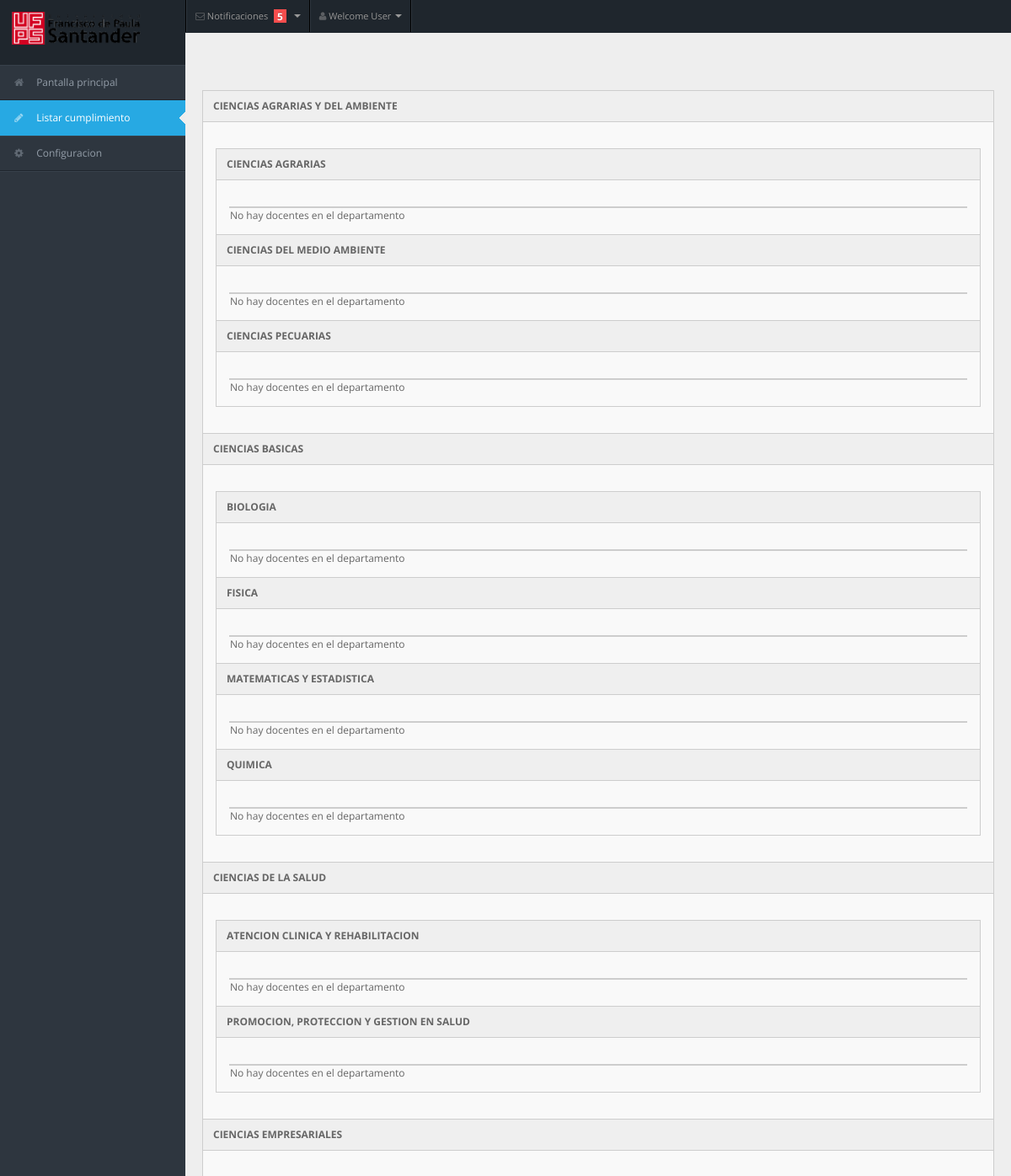
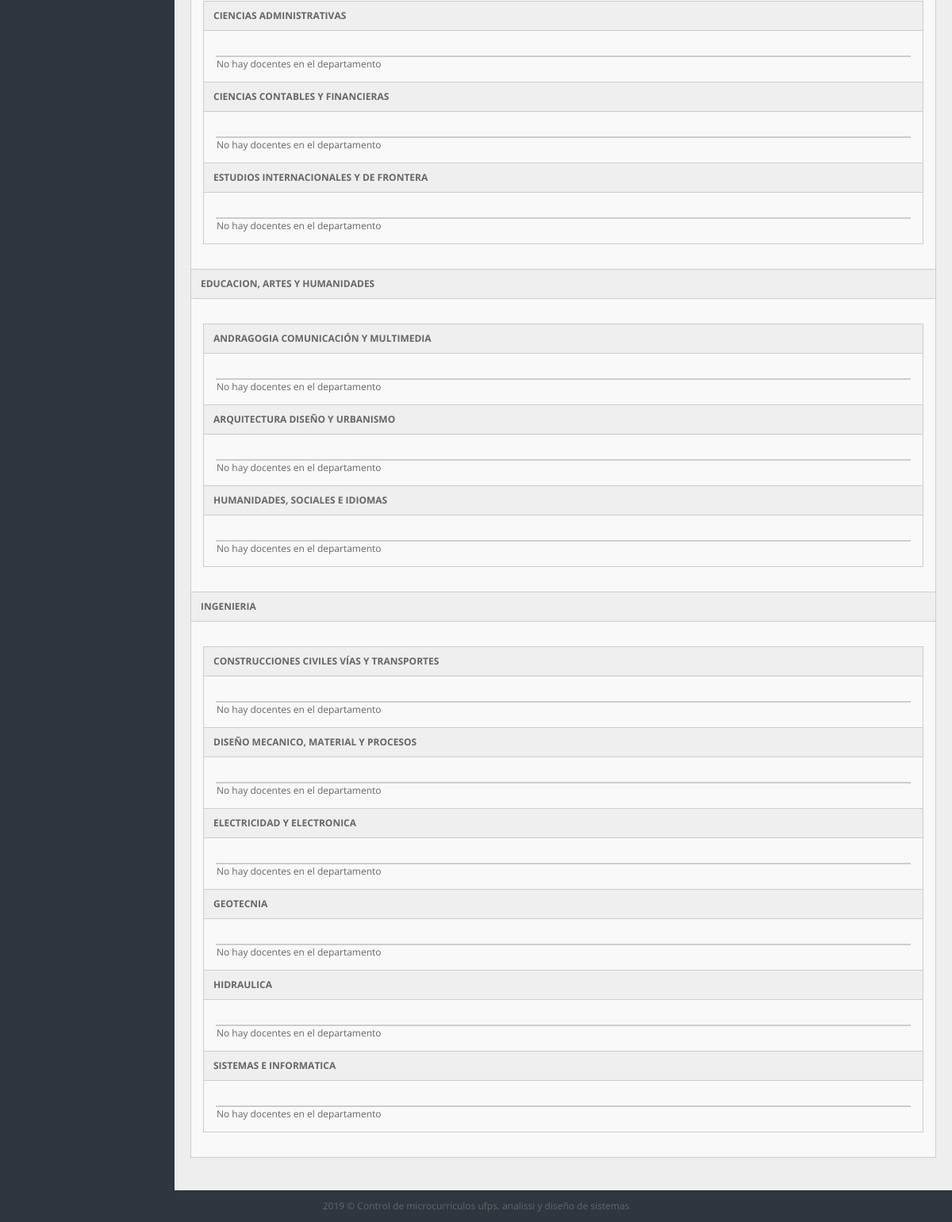
Before: /views/admin/seguimientodocente.php with the older database file (2 pictures, top to bottom).
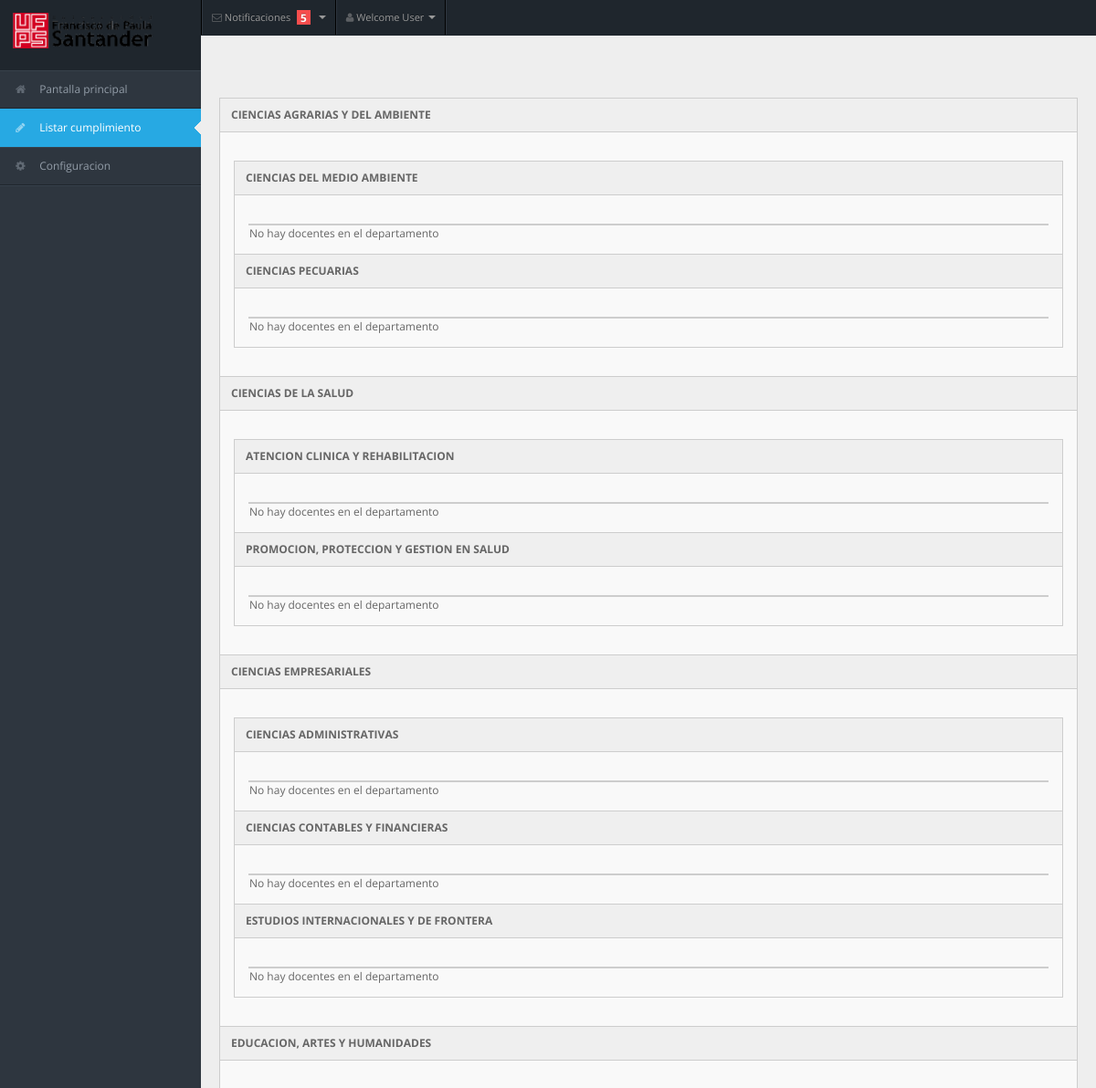
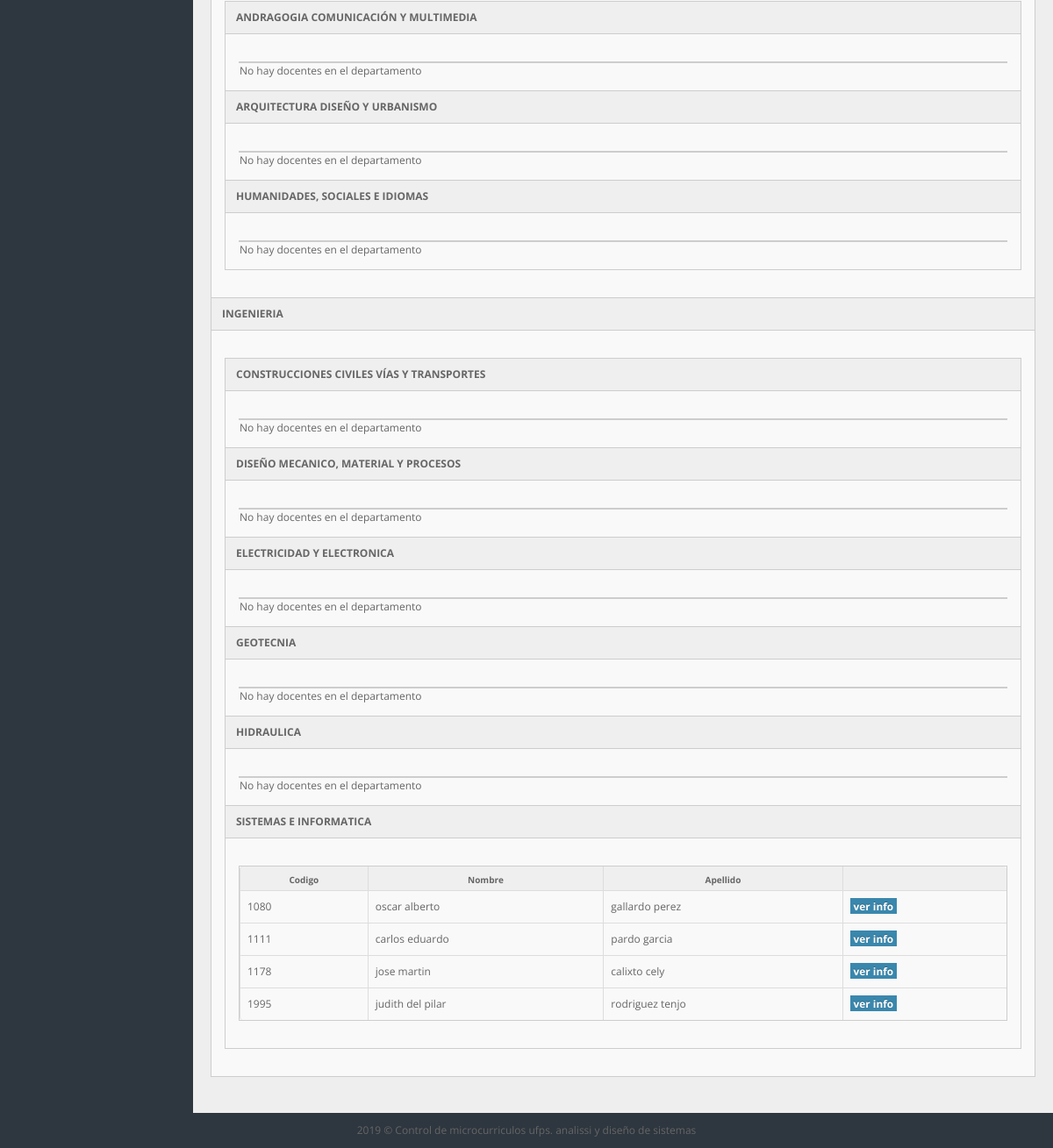
After: the same page with the newer database file (2 pictures, top to bottom).
### tables this page shows
CREATE TABLE `departamento` (
  `nombre` varchar(50) NOT NULL,
  `nombre_facultad` varchar(50) NOT NULL
);

CREATE TABLE `persona` (
  `codigo` int(11) NOT NULL,
  `nombre` varchar(50) NOT NULL,
  `apellidos` varchar(50) NOT NULL,
  `correo` varchar(50) NOT NULL,
  `contrasena` varchar(255) NOT NULL,
  `tipo` int(11) NOT NULL
);

### model/DAO/facultadDAO.php (called while the page is built, shortened)
<?php
class facultadDAO {
    public function listar() {
        $conexion = new Conexion();
        $consulta = $conexion->prepare('SELECT * FROM facultad');
        $consulta->execute();
        $tabla_datos = $consulta->fetchAll(PDO::FETCH_ASSOC);
        $astraba = array();
        foreach ($tabla_datos as $con => $valor) {
            $ces = $tabla_datos[$con]["nombre"];
            array_push($astraba, $ces);
        }
        return $astraba;
    }
}

### controllers/consultaseguimientocontroller.php (called while the page is built, shortened)
<?php
require_once '../../model/DAO/facultadDAO.php';
require_once '../../model/DAO/departamentoDAO.php';
require_once '../../model/DTO/departamentoDTO.php';
require_once '../../model/DAO/docenteDAO.php';
require_once '../../model/DAO/personaDAO.php';
require_once '../../model/DTO/personaDTO.php';
class consultaController {
    public function listaDocente() {
        $facdao = new facultadDAO();
        $depdao = new departamentoDAO();
        $docdao = new docenteDAO();
        $perdao = new personaDAO();
        $facultades = $facdao->listar();
        $consulta = array();
        foreach ($facultades as $facultad) {
            $departamentos = $depdao->consultarporFacultad($facultad);
            $combo = array();
            foreach ($departamentos as $departamento) {
                $docentes = $docdao->consultarDepartamento($departamento->getNombre());
                $personas = array();
                foreach ($docentes as $docente) {
                    $persona = $perdao->consultar($docente->getCodigo_persona());
                    array_push($personas, $persona);
                }
                array_push($combo, array("dep" => $departamento, "pers" => $personas));
            }
            array_push($consulta, array("fac" => $facultad, "dep" => $combo));
        }
        return $consulta;
    }
}
?>

### model/DAO/departamentoDAO.php (called while the page is built, shortened)
<?php
class departamentoDAO {
    public function consultarporFacultad($id) {
        $conexion = new Conexion();
        $consulta = $conexion->prepare('SELECT * FROM departamento WHERE nombre_facultad =:idc');
        $consulta->bindParam(':idc', $id);
        $consulta->execute();
        $tabla_datos = $consulta->fetchAll(PDO::FETCH_ASSOC);
        $astraba = array();
        foreach ($tabla_datos as $con => $valor) {
            $ces = new departamentoDTO();
            $ces->setNombre($tabla_datos[$con]["nombre"]);
            $ces->setNombre_facultad($tabla_datos[$con]["nombre_facultad"]);
            array_push($astraba, $ces);
        }
        return $astraba;
    }
}

### model/DAO/docenteDAO.php (called while the page is built, shortened)
<?php
class docenteDAO {
    public function consultarDepartamento($id) {
        $conexion = new Conexion();
        $consulta = $conexion->prepare('SELECT * FROM docente WHERE nombre_departamento= :idc');
        $consulta->bindParam(':idc', $id);
        $consulta->execute();
        $tabla_datos = $consulta->fetchAll(PDO::FETCH_ASSOC);
        $asct = array();
        foreach ($tabla_datos as $con => $valor) {
            $ces = new docenteDTO();
            $ces->setId($tabla_datos[$con]["id"]);
            $ces->setCodigo_persona($tabla_datos[$con]["codigo_persona"]);
            $ces->setNombre_departamento($tabla_datos[$con]["nombre_departamento"]);
            array_push($asct, $ces);
        }
        return $asct;
    }
}

### model/DTO/departamentoDTO.php (called while the page is built, shortened)
<?php
class departamentoDTO {
    private $nombre;
    function getNombre() {
        return $this->nombre;
    }
    function setNombre($nombre) {
        $this->nombre = $nombre;
    }
}

### model/DAO/personaDAO.php (called while the page is built, shortened)
<?php
require_once '../../model/DTO/personaDTO.php';
class personaDAO {
    public function consultar($id) {
        $conexion = new Conexion();
        $consulta = $conexion->prepare('SELECT * FROM persona WHERE codigo= :idc');
        $consulta->bindParam(':idc', $id);
        $consulta->execute();
        $tabla_datos = $consulta->fetchAll(PDO::FETCH_ASSOC);
        $ces = null;
        if (count($tabla_datos) == 1) {
            foreach ($tabla_datos as $con => $valor) {
                $ces = new personaDTO();
                $ces->setCodigo($tabla_datos[$con]["codigo"]);
                $ces->setNombre($tabla_datos[$con]["nombre"]);
                $ces->setApellido($tabla_datos[$con]["apellidos"]);
                $ces->setCorreo($tabla_datos[$con]["correo"]);
                $ces->setContrasena($tabla_datos[$con]["contrasena"]);
                $ces->setTipo($tabla_datos[$con]["tipo"]);
            }
            return $ces;
        } else {
            return null;
        }
    }
}

### model/DTO/personaDTO.php (called while the page is built, shortened)
<?php
class personaDTO {
    private $codigo;
    private $nombre;
    private $apellido;
    function getCodigo() {
        return $this->codigo;
    }
    function getNombre() {
        return $this->nombre;
    }
    function getApellido() {
        return $this->apellido;
    }
    function setCodigo($codigo) {
        $this->codigo = $codigo;
    }
    function setNombre($nombre) {
        $this->nombre = $nombre;
    }
    function setApellido($apellido) {
        $this->apellido = $apellido;
    }
}

### views/admin/seguimientodocente.php (the view, shortened to what the changed rows need)
<!DOCTYPE html>
<html lang="en">
    <?php
    require_once '../../controllers/consultaseguimientocontroller.php';
    $algo = new consultaController();
    $list = $algo->listaDocente();
    ?>
    <head>
        <link rel="stylesheet" href="../css/bootstrap.min.css" />
        <link rel="stylesheet" href="../css/bootstrap-responsive.min.css" />
        <link rel="stylesheet" href="../css/fullcalendar.css" />
        <link rel="stylesheet" href="../css/matrix-style.css" />
        <link rel="stylesheet" href="../css/matrix-media.css" />
        <link href="../font-awesome/css/font-awesome.css" rel="stylesheet" />
        <link rel="stylesheet" href="../css/jquery.gritter.css" />
    </head>
    <body>
        <?php
        include("../includes/navadmin.php");
        ?>
        <div id="content">
            <div class="container-fluid">
                <div class="row-fluid">
                    <div class="widget-box collapsible">
                        <?php
                        $cont = 1;
                        $flag = "fac";
                        foreach ($list as $facultad) {
                          $show = $flag . $cont;
                          ?>
                          <div class="widget-title">
                              <a data-toggle="collapse" href="#collapse<?php echo $show; ?>">
                                  <h5><?php echo $facultad['fac']; ?></h5>
                              </a>
                          </div>
                          <div id="collapse<?php echo $show; ?>" class="collapse in">
                              <div class="widget-content">
                                  <div class="widget-box collapsible">
                                      <?php
                                      $flad = 'dep';
                                      $cond = 1;
                                      foreach ($facultad['dep'] as $departamento) {
                                        $colld = $flad . $cond;
                                        ?>
                                        <div class="widget-title">
                                            <a data-toggle="collapse" href="#collapse<?php echo $colld; ?>">
                                                <h5> <?php echo $departamento['dep']->getNombre(); ?> </h5>
                                            </a>
                                        </div>
                                        <div id="collapse<?php echo $colld; ?>" class="collapse in">
                                            <div class="widget-content">
                                                <div class="widget-box">
                                                    <div class="widget-content nopadding">
                                                        <?php
                                                        if (!count($departamento['pers']) == 0) {
                                                          ?>
                                                          <table class="table table-bordered table-striped">
                                                              <thead>
                                                                  <tr>
                                                                      <th>Codigo</th>
                                                                      <th>Nombre</th>
                                                                      <th>Apellido</th>
                                                                      <th></th>
                                                                  </tr>
                                                              </thead>
                                                              <tbody>
                                                                  <?php foreach ($departamento['pers'] as $persona) {
                                                                    ?>
                                                                    <tr class="odd gradeA">
                                                                        <td><?php echo $persona->getCodigo(); ?> </td>
                                                                        <td><?php echo $persona->getNombre(); ?> </td>
                                                                        <td><?php echo $persona->getApellido(); ?>  </td>
                                                                        <td>
                                                                            <a href="materiadocente.php?cod=<?php echo $persona->getCodigo() ?>">
                                                                                <span class="label label-info">ver info</span>
                                                                            </a>
                                                                        </td>
                                                                    </tr>
                                                                  <?php } ?>
                                                              </tbody>
                                                          </table>
                                                        <?php } else { ?>
                                                          <div class="span6">
                                                              No hay docentes en el departamento
                                                          </div>
                                                        <?php } ?>
                                                    </div>
                                                </div>
                                            </div>
                                        </div>
                                        <?php
                                        $cond++;
                                      }
                                      ?>
                                  </div>
                              </div>
                          </div>
                          <?php
                          $cont++;
                        }
                        ?>
                    </div>
                </div>
            </div>
        </div>
    </body>
</html>

Changed rows visible on the page:
removed departamento: nombre "CIENCIAS AGRARIAS"
no longer on this page (row unchanged): departamento: nombre "BIOLOGIA"
no longer on this page (row unchanged): departamento: nombre "FISICA"
no longer on this page (row unchanged): departamento: nombre "MATEMATICAS Y ESTADISTICA"
no longer on this page (row unchanged): departamento: nombre "QUIMICA"
now on this page (row edited): persona: codigo "1080", nombre "oscar alberto", apellidos "gallardo perez"
now on this page (row edited): persona: codigo "1111", nombre "carlos eduardo", apellidos "pardo garcia"
now on this page (row edited): persona: codigo "1178", nombre "jose martin", apellidos "calixto cely"
now on this page (row edited): persona: codigo "1995", nombre "judith del pilar", apellidos "rodriguez tenjo"
Other visible differences:
list line gone: "No hay docentes en el departamento"
new list line: "Codigo Nombre Apellido"
list line gone: "CIENCIAS BASICAS No hay docentes en el departamento No hay docentes en el departamento No hay docentes en el departamento No hay docentes en el departamento"
